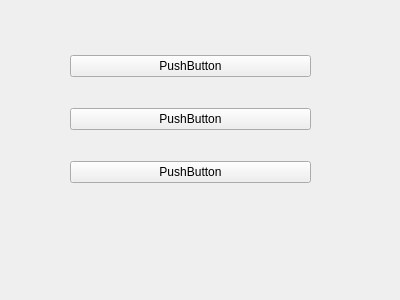
<?xml version="1.0" encoding="UTF-8"?>
<ui version="4.0">
 <class>Form</class>
 <widget class="QWidget" name="Form">
  <property name="geometry">
   <rect>
    <x>0</x>
    <y>0</y>
    <width>400</width>
    <height>300</height>
   </rect>
  </property>
  <property name="windowTitle">
   <string>Form</string>
  </property>
  <widget class="QWidget" name="verticalLayoutWidget">
   <property name="geometry">
    <rect>
     <x>70</x>
     <y>30</y>
     <width>241</width>
     <height>181</height>
    </rect>
   </property>
   <layout class="QVBoxLayout" name="verticalLayout">
    <item>
     <widget class="QPushButton" name="pushButton">
      <property name="text">
       <string>PushButton</string>
      </property>
     </widget>
    </item>
    <item>
     <widget class="QPushButton" name="pushButton_2">
      <property name="text">
       <string>PushButton</string>
      </property>
     </widget>
    </item>
    <item>
     <widget class="QPushButton" name="pushButton_3">
      <property name="text">
       <string>PushButton</string>
      </property>
     </widget>
    </item>
   </layout>
  </widget>
 </widget>
 <resources/>
 <connections/>
</ui>
